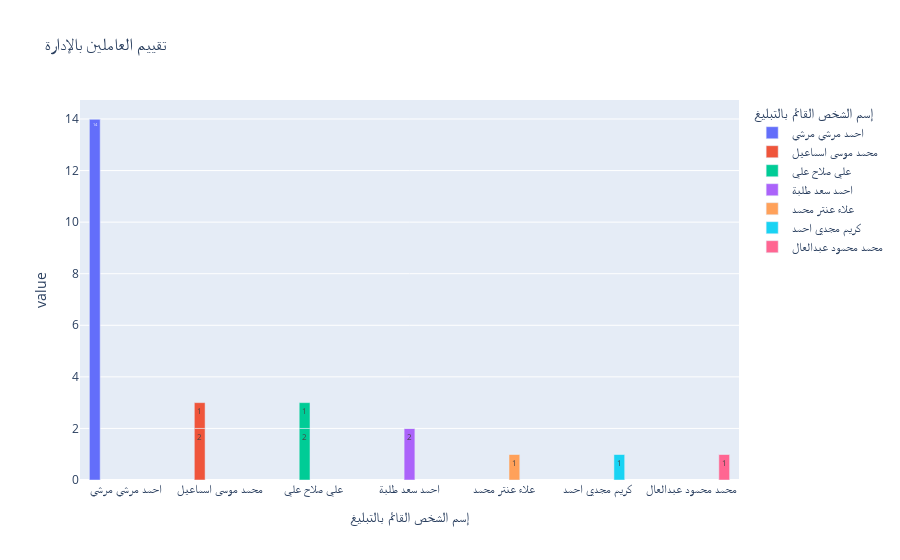

The code cell stored with this chart in its notebook:
### Code cell
px.bar(data_frame=ncr_hse,x='إسم الشخص القائم بالتبليغ',
       y=['Closed', 'Opened'], barmode='group',\
       text_auto=True,color='إسم الشخص القائم بالتبليغ',\
       title='تقييم العاملين باﻹدارة')

### Figure 1 — Plotly figure (JSON) as saved in the notebook; plotly's stock layout.template omitted (floating-point values rounded to 4 significant figures)
{"data": [{"alignmentgroup": "True", "hovertemplate": "إسم الشخص القائم بالتبليغ=%{x}<br>value=%{y}<extra></extra>", "legendgroup": "احمد مرسي مرسي ", "marker": {"color": "#636efa", "pattern": {"shape": ""}}, "name": "احمد مرسي مرسي ", "offsetgroup": "احمد مرسي مرسي ", "orientation": "v", "showlegend": true, "textposition": "auto", "texttemplate": "%{y}", "type": "bar", "x": ["احمد مرسي مرسي ", "احمد مرسي مرسي "], "xaxis": "x", "y": [14, 0], "yaxis": "y"}, {"alignmentgroup": "True", "hovertemplate": "إسم الشخص القائم بالتبليغ=%{x}<br>value=%{y}<extra></extra>", "legendgroup": "محمد موسى اسماعيل ", "marker": {"color": "#EF553B", "pattern": {"shape": ""}}, "name": "محمد موسى اسماعيل ", "offsetgroup": "محمد موسى اسماعيل ", "orientation": "v", "showlegend": true, "textposition": "auto", "texttemplate": "%{y}", "type": "bar", "x": ["محمد موسى اسماعيل ", "محمد موسى اسماعيل "], "xaxis": "x", "y": [2, 1], "yaxis": "y"}, {"alignmentgroup": "True", "hovertemplate": "إسم الشخص القائم بالتبليغ=%{x}<br>value=%{y}<extra></extra>", "legendgroup": "علي صلاح علي ", "marker": {"color": "#00cc96", "pattern": {"shape": ""}}, "name": "علي صلاح علي ", "offsetgroup": "علي صلاح علي ", "orientation": "v", "showlegend": true, "textposition": "auto", "texttemplate": "%{y}", "type": "bar", "x": ["علي صلاح علي ", "علي صلاح علي "], "xaxis": "x", "y": [2, 1], "yaxis": "y"}, {"alignmentgroup": "True", "hovertemplate": "إسم الشخص القائم بالتبليغ=%{x}<br>value=%{y}<extra></extra>", "legendgroup": "احمد سعد طلبة", "marker": {"color": "#ab63fa", "pattern": {"shape": ""}}, "name": "احمد سعد طلبة", "offsetgroup": "احمد سعد طلبة", "orientation": "v", "showlegend": true, "textposition": "auto", "texttemplate": "%{y}", "type": "bar", "x": ["احمد سعد طلبة", "احمد سعد طلبة"], "xaxis": "x", "y": [2, 0], "yaxis": "y"}, {"alignmentgroup": "True", "hovertemplate": "إسم الشخص القائم بالتبليغ=%{x}<br>value=%{y}<extra></extra>", "legendgroup": "علاء عنتر محمد", "marker": {"color": "#FFA15A", "pattern": {"shape": ""}}, "name": "علاء عنتر محمد", "offsetgroup": "علاء عنتر محمد", "orientation": "v", "showlegend": true, "textposition": "auto", "texttemplate": "%{y}", "type": "bar", "x": ["علاء عنتر محمد", "علاء عنتر محمد"], "xaxis": "x", "y": [1, 0], "yaxis": "y"}, {"alignmentgroup": "True", "hovertemplate": "إسم الشخص القائم بالتبليغ=%{x}<br>value=%{y}<extra></extra>", "legendgroup": "كريم مجدي احمد", "marker": {"color": "#19d3f3", "pattern": {"shape": ""}}, "name": "كريم مجدي احمد", "offsetgroup": "كريم مجدي احمد", "orientation": "v", "showlegend": true, "textposition": "auto", "texttemplate": "%{y}", "type": "bar", "x": ["كريم مجدي احمد", "كريم مجدي احمد"], "xaxis": "x", "y": [1, 0], "yaxis": "y"}, {"alignmentgroup": "True", "hovertemplate": "إسم الشخص القائم بالتبليغ=%{x}<br>value=%{y}<extra></extra>", "legendgroup": "محمد محمود عبدالعال", "marker": {"color": "#FF6692", "pattern": {"shape": ""}}, "name": "محمد محمود عبدالعال", "offsetgroup": "محمد محمود عبدالعال", "orientation": "v", "showlegend": true, "textposition": "auto", "texttemplate": "%{y}", "type": "bar", "x": ["محمد محمود عبدالعال", "محمد محمود عبدالعال"], "xaxis": "x", "y": [1, 0], "yaxis": "y"}], "layout": {"barmode": "group", "legend": {"title": {"text": "إسم الشخص القائم بالتبليغ"}, "tracegroupgap": 0}, "title": {"text": "تقييم العاملين باﻹدارة"}, "xaxis": {"anchor": "y", "categoryarray": ["احمد مرسي مرسي ", "محمد موسى اسماعيل ", "علي صلاح علي ", "احمد سعد طلبة", "علاء عنتر محمد", "كريم مجدي احمد", "محمد محمود عبدالعال"], "categoryorder": "array", "domain": [0, 1], "title": {"text": "إسم الشخص القائم بالتبليغ"}}, "yaxis": {"anchor": "x", "domain": [0, 1], "title": {"text": "value"}}}}
